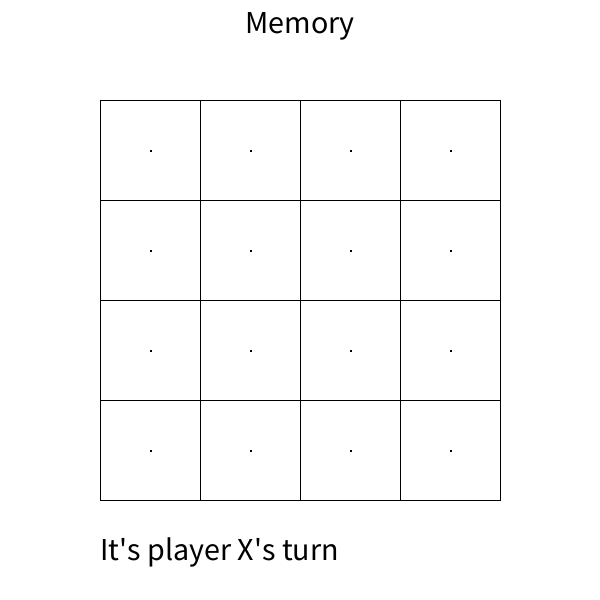
Frame 1 (no input)
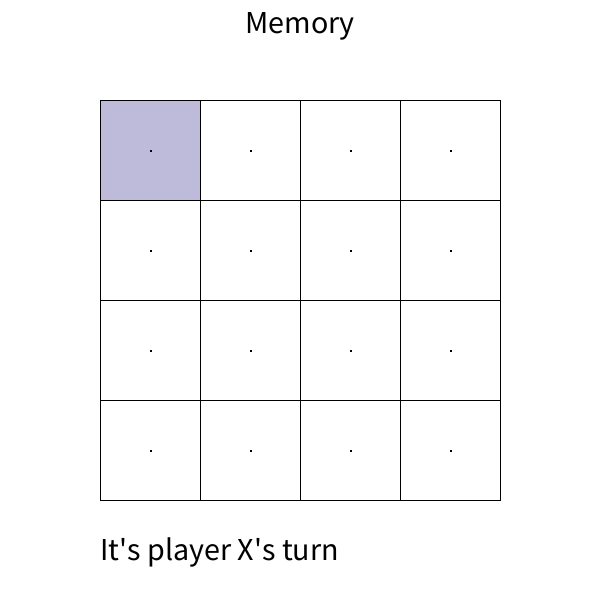
Frame 60 (the mouse pressed at the canvas centre just before this capture)
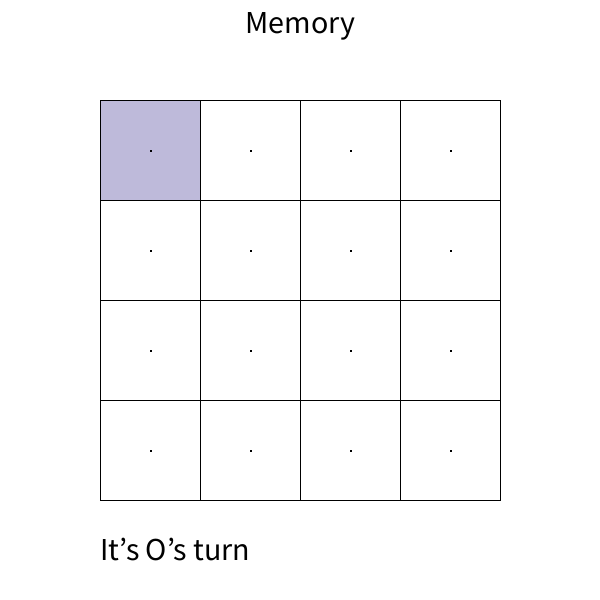
Frame 120 (the mouse held since frame 60 and released just before this capture)

The Processing sketch that drew these frames (run headless with seeded random() and noise(); from frame 60 on, the mouse is pressed at the canvas centre):

// Processing sketch: grid
// ── grid.pde

// Memory Game

// hover color

color[] pastel = {#FFFFFF, #ffffb3, #bebada, #fb8072, #80b1d3, #fdb462, #7fc97f};

int hover = pastel[0];

boolean isSelected = false;
boolean[] selectionState = {false, false, false, false, false, false, false, false, false, false, false, false, false, false, false, true};

// Whose turn is it?
char player='X';

// Winner
boolean gameIsWin = false;
char winnerIs     = ' ';

// DRAW / TIE
boolean gameIsDraw = false;

// position data for the board
int[] x=
  {
  110, 300, 490,
  110, 300, 490,
  110, 300, 490
};
int[] y=
  {
  150, 150, 150,
  300, 300, 300,
  450, 450, 450
};

// The board: Which cells have been clicked?
char[] clicked =  
  {
  ' ', ' ', ' ',
  ' ', ' ', ' ',
  ' ', ' ', ' '
};

//------------------------------------------------------------------------------------

void setup() {
  // runs once
  size(600, 600);
  background(255);// white
}//func

void draw() {
  // runs on and on

  // The grid ---
  drawGrid();

  // Headline ---
  headline();

  // set footer text
  setFooterText();

  // Detect a Win
  if (! gameIsWin) {
    if (itIsWin('X')) {
      // AI won ...
      gameIsWin=true;
      winnerIs = 'X';
    } else if (itIsWin('O')) {
      // Human won ...
      gameIsWin=true;
      winnerIs = 'O';
    }//else if
  }//if

  // show messages
  showMessages();
  //
}//func

// ----------------------------------------------------------------------------------------
// Inputs

void mousePressed() {

  // When we have a win or a Tie
  if (gameIsWin || itIsDraw()) {
    return; // leave function
  }

  // text property
  textSize(82);
  textAlign(CENTER, CENTER);

  // color
  if ( player=='X')
    fill(255, 0, 0);
  else fill(0, 255, 0);

  for (int i=0; i<x.length; i++) {
    float distanceMouse=dist(mouseX, mouseY, x[i], y[i]);
    if ( distanceMouse < 50 && clicked[i] == ' ' ) {
      text(player, x[i], y[i]);
      clicked[i] = player;

      // change whose turn it is
      if ( player=='X')
        player='O';
      else player='X';

      //leave
      return;
    }//if
  } // for
  //
}//func

// ----------------------------------------------------------------------------------------
// Tools 1

void drawGrid() {
  // vertical lines  |  |
  noFill();
  stroke(0);
  strokeWeight(1);
  int counter = 0;
  
  for(int y = 100; y <= 400; y += 100){
    for(int x = 100; x <= 400; x += 100) {
      if (y == 100 && x == 100) {
        counter = 0;
      }
      
      fill(hover);
      square(x, y, 100);
      
      //print("x is ", x);
      //print("\n");
      
      //print("y is ", y);
      //print("\n");
      
      int centerX = (x + x + 100)/ 2;
      int centerY = (y + y + 100)/ 2;
      square(centerX, centerY, 1);
      
      if (selectionState[counter]) {
        hover = pastel[2];
      } else {
        hover = pastel[0];
      }
      
      counter++;
      
      //print("centerX is ", centerX);
      //print("\n");
      
      //print("centerY is ", centerY);
      //print("\n");
      
      //print("distance is ", dist(centerX, centerY, mouseX, mouseY));
      //print("\n");
      
      
      
      
      //if (dist(centerX, centerY, mouseX, mouseY) < 50) {
      //  hover = pastel[2];
      //} else {
      //  hover = pastel[3];
      //}

    }
  }
}

void headline() {
  fill(255);
  noStroke();
  rect(0, 0, width, 65);
  fill(0);
  textAlign(CENTER);
  textSize(32);
  text("Memory",
    width/2, 33);
  textAlign(LEFT);
}//func

void setFooterText() {
  // When we have a win or a Tie
  if (gameIsWin || itIsDraw()) {
    return; // leave function
  }

  if (player=='X') {  
    // states what happens if it's player X's turn
    deleteFooter();  // delete Footer
    textAlign(LEFT);  // set text align left
    textSize(32);      //sets text size
    fill(0); //sets text color
    text("It's player X's turn", 100, 560);//displays it's X's turn
  } else {  
    // states what happens if its not player X's turn
    deleteFooter();    // delete Footer
    textAlign(LEFT);   // set text align left
    textSize(32);      //sets text size
    fill(0); //sets text color
    text("It’s O’s turn", 100, 560);  // displays it's O's turn
  }//else
}//func

void showMessages() {
  // show messages

  // show TIE message
  if (itIsDraw() && !gameIsWin) {
    deleteFooter();
    fill(0, 102, 153); //sets text color
    text("It's a TIE", 100, 550);
  }

  // show WIN message
  if (gameIsWin) {
    deleteFooter();
    fill(0); //sets text color
    // Messages
    if (winnerIs == 'X')
      text("X won", 100, 550);
    else
      text("O won ", 100, 550);
  }
}//func

void deleteFooter() {
  // make a rect to delete the old text "It’s 0’s turn"
  fill(255);   //fills rectangle (same color as background)
  noStroke();  //no stroke
  rect(0, 520, width, 200);//draws a rectangle to delete the old text
}//func

// -----------------------------------------------------------------------------------
// Tools 2: Detect a DRAW / TIE and WIN

boolean itIsDraw() {      /// -------------------- NEW --------------------------------
  // checks for Draw/Tie

  // count the not empty cells
  int counter  =  0;
  for (int i = 0; i < clicked.length; i++) {
    if (clicked[i] != ' ') {
      counter ++;
    }
  }//for

  // counting is finished.

  // Eval result
  if (counter == 9) {
    gameIsDraw=true;
    return true; // returns true when it is a Draw/Tie (counter == 9)
  }//if

  return
    false; // returns false
  //
} // func

boolean itIsWin(char playerToTest) {   /// -------------------- NEW --------------------------------

  // Tests for a Win
  // Needs to be called like if(itIsWin('X')) { // X won ... }
  // and if(itIsWin('O')) { // O won ... }
  //
  // The board / arrays clicked is enumerated like this:
  // 012
  // 345
  // 678
  // So lines to win are in the array clicked for example 0/1/2 and 0/3/6 etc.
  // When all 3 cells of one line contain the same player (parameter playerToTest)
  // we have a win.

  // check horizontal
  if (clicked[0]==playerToTest&&
    clicked [1]==playerToTest&&
    clicked [2]==playerToTest)
    return true; // The function returns true to say it found a win on this line

  if (clicked[3]==playerToTest&&
    clicked [4]==playerToTest&&
    clicked [5]==playerToTest)
    return true;

  if (clicked[6]==playerToTest&&
    clicked [7]==playerToTest&&
    clicked [8]==playerToTest)
    return true;

  //-------
  // vertical |||
  if (clicked[0]==playerToTest&&
    clicked [3]==playerToTest&&
    clicked [6]==playerToTest)
    return true;

  if (clicked[1]==playerToTest&&
    clicked [4]==playerToTest&&
    clicked [7]==playerToTest)
    return true;

  if (clicked[2]==playerToTest&&
    clicked [5]==playerToTest&&
    clicked [8]==playerToTest)
    return true;

  //-------
  // diagonal \ and /
  if (clicked[0]==playerToTest&&
    clicked [4]==playerToTest&&
    clicked [8]==playerToTest)
    return true;

  if (clicked[2]==playerToTest&&
    clicked [4]==playerToTest&&
    clicked [6]==playerToTest)
    return true;

  // -----------------------
  // nothing found
  return false; // NO WIN: The function returns false to say it hasn't found a win on ANY line
}//func
//
